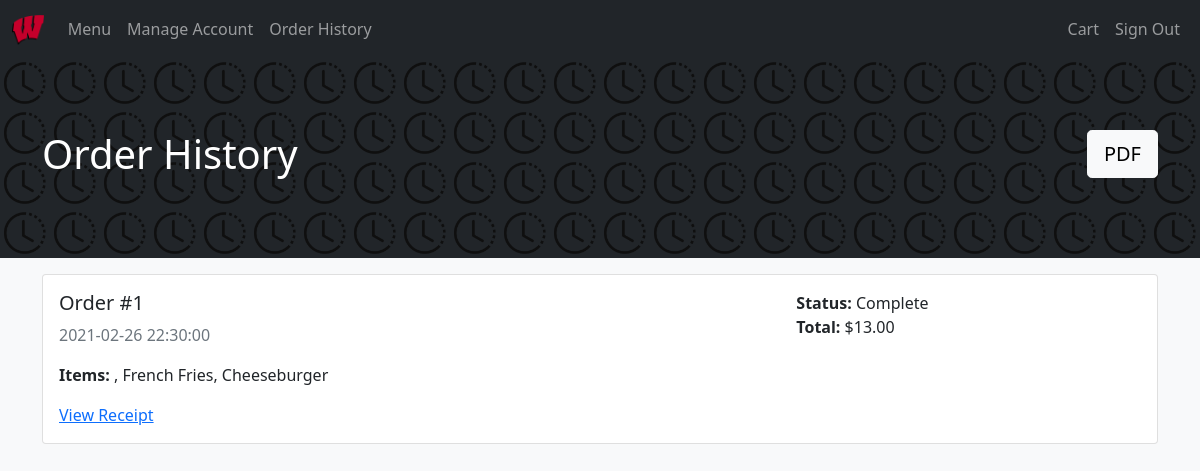
/order-history/index.php (signed in), run on the app's committed database.
### tables this page shows
CREATE TABLE `orders` (
  `priority` int DEFAULT NULL,
  `status` tinyint(1) DEFAULT NULL,
  `username` varchar(255) DEFAULT NULL,
  `items` varchar(255) DEFAULT NULL,
  `cardescription` varchar(255) DEFAULT NULL,
  `time` datetime DEFAULT NULL,
  `ID` int NOT NULL,
  `total` double(255,2) DEFAULT NULL,
  `phone` varchar(255) DEFAULT NULL,
  PRIMARY KEY (`ID`)
);

### order-history/index.php (the view, shortened to what this page needs)
<!DOCTYPE html>
<html lang="en">
<head>
    <link href="https://cdn.jsdelivr.net/npm/bootstrap@5.0.0-beta2/dist/css/bootstrap.min.css" rel="stylesheet"
>
</head>
<?php
    if ($_SESSION['accounttype'] == "admin") {
        include "../navbar/navbar-admin.php";
    } else if ($_SESSION['accounttype'] == "staff") {
        include "../navbar/navbar-restaurant_staff.php";
    } else {
        include "../navbar/navbar-customer.php";
    }
?>
<body class="bg-light">
    <div class="hero w-100 text-white bg-dark d-flex flex-column mb-3 hero-size"
        style="background: url('history.png') repeat; background-size: 50px;">
        <div class="container mt-auto mb-auto">
            <div class="row">
                <div class="col-10">
                    <h1>
                        Order History
                    </h1>
                </div>
                <div class="col-2">
                    <button class="btn btn-light btn-lg float-end" onClick="window.print()">PDF</button>
                </div>
            </div>
        </div>
    </div>
    <div class="container">
        <?php
            $servername = "127.0.0.1";
            $username = "root";
            $password = "streamable1";
            $dbname = "spike";
            $conn = new mysqli($servername, $username, $password, $dbname);
            $sql = "SELECT time, ID, items, status, total FROM orders WHERE username='".$_SESSION['username']."'";
            $result = $conn->query($sql);
            if ($result->num_rows > 0) {
                while($row = $result->fetch_assoc()) {
        ?>
        <div class="card mb-3">
            <div class="card-body">
                <div class="row">
                    <div class="col-md-8">
                        <h5 class="card-title">Order #<?php echo $row['ID'];?>
                        </h5>
                        <p class="text-muted">
                            <?php echo $row['time'] ?>
                        </p>
                    </div>
                    <div class="col-md-4 mb-3">
                        <b>Status:</b>
                        <?php if ($row['status'] == 1) { echo "Complete"; } else { echo "In Progress"; }?><br>
                        <b>Total:</b>
                        <?php echo "$" . $row['total']?>
                    </div>
                </div>
                <div class="row">
                    <div class="col">
                        <p class="card-text">
                            <b>Items: </b>
                            <?php echo $row['items'];?>
                        </p>
                        <a href="../receipt/index.php?orderid=<?php echo $row['ID'] ?>">View Receipt</a>
                    </div>
                </div>
            </div>
        </div>
        <?php
                }
            } else {
        ?>
        <div class="alert alert-danger" role="alert">There is no order history for this account.</div>
        <?php
            }
        ?>
    </div>
</body>
</html>

### order-history/index.php (style rules this page uses)
@media (min-width: 768px) { .hero-size { height: 200px; } }

### data on the page
orders: ID "1", time "2021-02-26 22:30:00", status "Complete", total "13.00", items ", French Fries, Cheeseburger"
